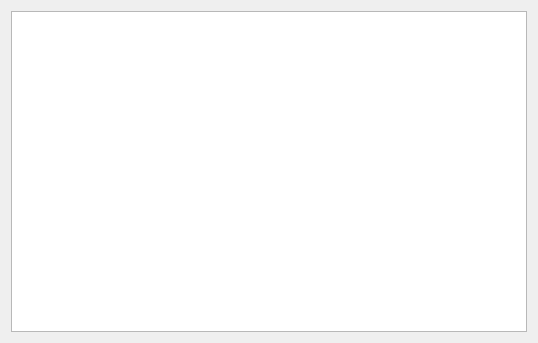
<?xml version="1.0" encoding="UTF-8"?>
<ui version="4.0">
 <class>Config</class>
 <widget class="QWidget" name="Config">
  <property name="geometry">
   <rect>
    <x>0</x>
    <y>0</y>
    <width>538</width>
    <height>343</height>
   </rect>
  </property>
  <layout class="QVBoxLayout" name="verticalLayout">
   <item>
    <layout class="QHBoxLayout" name="layout_cmdLine">
     <item>
      <widget class="QPlainTextEdit" name="menuconfig">
       <property name="lineWrapMode">
        <enum>QPlainTextEdit::NoWrap</enum>
       </property>
      </widget>
     </item>
    </layout>
   </item>
  </layout>
 </widget>
 <resources/>
 <connections/>
</ui>
